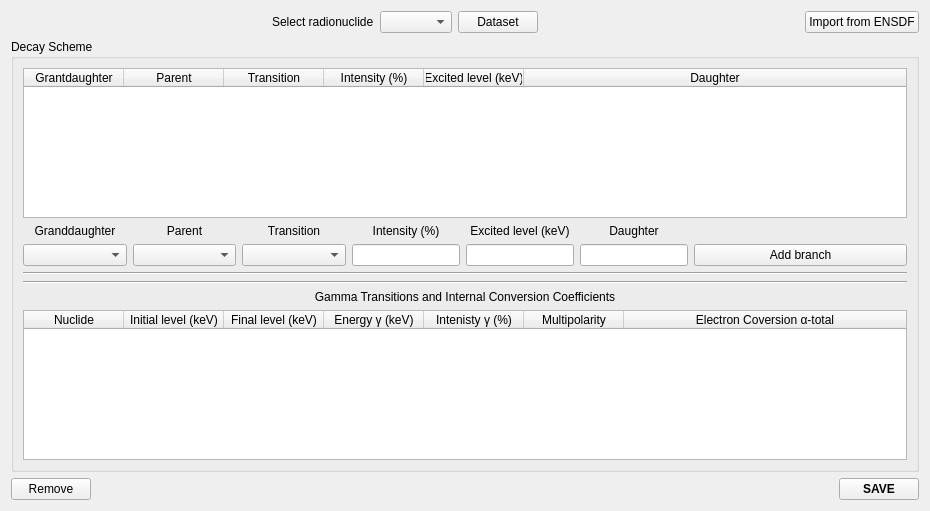
<?xml version="1.0" encoding="UTF-8"?>
<ui version="4.0">
 <class>FormDashboard</class>
 <widget class="QWidget" name="FormDashboard">
  <property name="geometry">
   <rect>
    <x>0</x>
    <y>0</y>
    <width>930</width>
    <height>511</height>
   </rect>
  </property>
  <property name="windowTitle">
   <string>Form</string>
  </property>
  <layout class="QVBoxLayout" name="verticalLayout_2">
   <item>
    <layout class="QGridLayout" name="gridLayout">
     <item row="0" column="3">
      <widget class="QPushButton" name="pushButton_nuclideDataset">
       <property name="text">
        <string>Dataset</string>
       </property>
      </widget>
     </item>
     <item row="0" column="5">
      <widget class="QPushButton" name="pushButton_importENSDF">
       <property name="text">
        <string>Import from ENSDF</string>
       </property>
      </widget>
     </item>
     <item row="0" column="1">
      <widget class="QLabel" name="label">
       <property name="text">
        <string>Select radionuclide</string>
       </property>
      </widget>
     </item>
     <item row="0" column="0">
      <spacer name="horizontalSpacer">
       <property name="orientation">
        <enum>Qt::Horizontal</enum>
       </property>
       <property name="sizeHint" stdset="0">
        <size>
         <width>40</width>
         <height>20</height>
        </size>
       </property>
      </spacer>
     </item>
     <item row="0" column="2">
      <widget class="QComboBox" name="comboBox_schemeRadionuclide"/>
     </item>
     <item row="0" column="4">
      <spacer name="horizontalSpacer_2">
       <property name="orientation">
        <enum>Qt::Horizontal</enum>
       </property>
       <property name="sizeHint" stdset="0">
        <size>
         <width>40</width>
         <height>20</height>
        </size>
       </property>
      </spacer>
     </item>
    </layout>
   </item>
   <item>
    <widget class="QGroupBox" name="groupBox">
     <property name="title">
      <string>Decay Scheme</string>
     </property>
     <layout class="QVBoxLayout" name="verticalLayout">
      <item>
       <widget class="QTableWidget" name="tableWidget_branches">
        <property name="editTriggers">
         <set>QAbstractItemView::NoEditTriggers</set>
        </property>
        <property name="selectionMode">
         <enum>QAbstractItemView::SingleSelection</enum>
        </property>
        <property name="selectionBehavior">
         <enum>QAbstractItemView::SelectRows</enum>
        </property>
        <attribute name="horizontalHeaderMinimumSectionSize">
         <number>100</number>
        </attribute>
        <attribute name="horizontalHeaderHighlightSections">
         <bool>false</bool>
        </attribute>
        <attribute name="horizontalHeaderStretchLastSection">
         <bool>true</bool>
        </attribute>
        <column>
         <property name="text">
          <string>Grantdaughter</string>
         </property>
        </column>
        <column>
         <property name="text">
          <string>Parent</string>
         </property>
        </column>
        <column>
         <property name="text">
          <string>Transition</string>
         </property>
        </column>
        <column>
         <property name="text">
          <string>Intensity (%)</string>
         </property>
        </column>
        <column>
         <property name="text">
          <string>Excited level (keV)</string>
         </property>
        </column>
        <column>
         <property name="text">
          <string>Daughter</string>
         </property>
        </column>
       </widget>
      </item>
      <item>
       <layout class="QGridLayout" name="gridLayout_2">
        <item row="0" column="1">
         <widget class="QLabel" name="label_3">
          <property name="text">
           <string>Parent</string>
          </property>
          <property name="alignment">
           <set>Qt::AlignBottom|Qt::AlignHCenter</set>
          </property>
         </widget>
        </item>
        <item row="1" column="2">
         <widget class="QComboBox" name="comboBox_transition">
          <property name="sizePolicy">
           <sizepolicy hsizetype="Preferred" vsizetype="Fixed">
            <horstretch>0</horstretch>
            <verstretch>0</verstretch>
           </sizepolicy>
          </property>
          <property name="currentIndex">
           <number>-1</number>
          </property>
          <property name="sizeAdjustPolicy">
           <enum>QComboBox::AdjustToContents</enum>
          </property>
         </widget>
        </item>
        <item row="0" column="0">
         <widget class="QLabel" name="label_2">
          <property name="text">
           <string>Granddaughter</string>
          </property>
          <property name="alignment">
           <set>Qt::AlignBottom|Qt::AlignHCenter</set>
          </property>
         </widget>
        </item>
        <item row="1" column="5">
         <widget class="QLineEdit" name="lineEdit_daughter">
          <property name="sizePolicy">
           <sizepolicy hsizetype="Preferred" vsizetype="Fixed">
            <horstretch>0</horstretch>
            <verstretch>0</verstretch>
           </sizepolicy>
          </property>
          <property name="minimumSize">
           <size>
            <width>80</width>
            <height>0</height>
           </size>
          </property>
          <property name="alignment">
           <set>Qt::AlignCenter</set>
          </property>
          <property name="readOnly">
           <bool>false</bool>
          </property>
         </widget>
        </item>
        <item row="2" column="0" colspan="8">
         <widget class="Line" name="line">
          <property name="orientation">
           <enum>Qt::Horizontal</enum>
          </property>
         </widget>
        </item>
        <item row="0" column="2">
         <widget class="QLabel" name="label_4">
          <property name="text">
           <string>Transition</string>
          </property>
          <property name="alignment">
           <set>Qt::AlignBottom|Qt::AlignHCenter</set>
          </property>
         </widget>
        </item>
        <item row="0" column="3">
         <widget class="QLabel" name="label_5">
          <property name="text">
           <string>Intensity (%)</string>
          </property>
          <property name="alignment">
           <set>Qt::AlignBottom|Qt::AlignHCenter</set>
          </property>
         </widget>
        </item>
        <item row="0" column="5">
         <widget class="QLabel" name="label_6">
          <property name="text">
           <string>Daughter</string>
          </property>
          <property name="alignment">
           <set>Qt::AlignBottom|Qt::AlignHCenter</set>
          </property>
         </widget>
        </item>
        <item row="1" column="3">
         <widget class="QLineEdit" name="lineEdit_intensity">
          <property name="sizePolicy">
           <sizepolicy hsizetype="Preferred" vsizetype="Fixed">
            <horstretch>0</horstretch>
            <verstretch>0</verstretch>
           </sizepolicy>
          </property>
          <property name="alignment">
           <set>Qt::AlignCenter</set>
          </property>
         </widget>
        </item>
        <item row="1" column="0">
         <widget class="QComboBox" name="comboBox_granddaughter">
          <property name="sizePolicy">
           <sizepolicy hsizetype="Preferred" vsizetype="Fixed">
            <horstretch>0</horstretch>
            <verstretch>0</verstretch>
           </sizepolicy>
          </property>
          <property name="minimumSize">
           <size>
            <width>80</width>
            <height>0</height>
           </size>
          </property>
          <property name="sizeAdjustPolicy">
           <enum>QComboBox::AdjustToContents</enum>
          </property>
         </widget>
        </item>
        <item row="1" column="1">
         <widget class="QComboBox" name="comboBox_parent">
          <property name="sizePolicy">
           <sizepolicy hsizetype="Preferred" vsizetype="Fixed">
            <horstretch>0</horstretch>
            <verstretch>0</verstretch>
           </sizepolicy>
          </property>
          <property name="minimumSize">
           <size>
            <width>80</width>
            <height>0</height>
           </size>
          </property>
          <property name="sizeAdjustPolicy">
           <enum>QComboBox::AdjustToContents</enum>
          </property>
         </widget>
        </item>
        <item row="1" column="4">
         <widget class="QLineEdit" name="lineEdit_exitedLevel">
          <property name="sizePolicy">
           <sizepolicy hsizetype="Preferred" vsizetype="Fixed">
            <horstretch>0</horstretch>
            <verstretch>0</verstretch>
           </sizepolicy>
          </property>
          <property name="minimumSize">
           <size>
            <width>80</width>
            <height>0</height>
           </size>
          </property>
          <property name="alignment">
           <set>Qt::AlignCenter</set>
          </property>
          <property name="readOnly">
           <bool>false</bool>
          </property>
         </widget>
        </item>
        <item row="0" column="4">
         <widget class="QLabel" name="label_exitedLevel">
          <property name="text">
           <string>Excited level (keV)</string>
          </property>
          <property name="alignment">
           <set>Qt::AlignBottom|Qt::AlignHCenter</set>
          </property>
         </widget>
        </item>
        <item row="1" column="6" colspan="2">
         <widget class="QPushButton" name="pushButton_addBranch">
          <property name="sizePolicy">
           <sizepolicy hsizetype="Expanding" vsizetype="Fixed">
            <horstretch>0</horstretch>
            <verstretch>0</verstretch>
           </sizepolicy>
          </property>
          <property name="text">
           <string>Add branch</string>
          </property>
         </widget>
        </item>
       </layout>
      </item>
      <item>
       <widget class="Line" name="line_2">
        <property name="orientation">
         <enum>Qt::Horizontal</enum>
        </property>
       </widget>
      </item>
      <item>
       <widget class="QLabel" name="label_7">
        <property name="text">
         <string>Gamma Transitions and Internal Conversion Coefficients</string>
        </property>
        <property name="alignment">
         <set>Qt::AlignCenter</set>
        </property>
       </widget>
      </item>
      <item>
       <widget class="QTableWidget" name="tableWidget_gammaEmissions">
        <property name="selectionMode">
         <enum>QAbstractItemView::SingleSelection</enum>
        </property>
        <property name="selectionBehavior">
         <enum>QAbstractItemView::SelectRows</enum>
        </property>
        <attribute name="horizontalHeaderStretchLastSection">
         <bool>true</bool>
        </attribute>
        <column>
         <property name="text">
          <string>Nuclide</string>
         </property>
        </column>
        <column>
         <property name="text">
          <string>Initial level (keV)</string>
         </property>
        </column>
        <column>
         <property name="text">
          <string>Final level (keV)</string>
         </property>
        </column>
        <column>
         <property name="text">
          <string>Energy γ (keV)</string>
         </property>
        </column>
        <column>
         <property name="text">
          <string>Intenisty γ (%)</string>
         </property>
        </column>
        <column>
         <property name="text">
          <string>Multipolarity</string>
         </property>
        </column>
        <column>
         <property name="text">
          <string>Electron Coversion α-total</string>
         </property>
        </column>
       </widget>
      </item>
     </layout>
    </widget>
   </item>
   <item>
    <layout class="QHBoxLayout" name="horizontalLayout">
     <item>
      <widget class="QPushButton" name="pushButton_remove">
       <property name="text">
        <string>Remove</string>
       </property>
      </widget>
     </item>
     <item>
      <spacer name="horizontalSpacer_4">
       <property name="orientation">
        <enum>Qt::Horizontal</enum>
       </property>
       <property name="sizeHint" stdset="0">
        <size>
         <width>678</width>
         <height>20</height>
        </size>
       </property>
      </spacer>
     </item>
     <item>
      <widget class="QPushButton" name="pushButton_save">
       <property name="font">
        <font>
         <bold>true</bold>
        </font>
       </property>
       <property name="text">
        <string>SAVE</string>
       </property>
      </widget>
     </item>
    </layout>
   </item>
  </layout>
 </widget>
 <resources/>
 <connections/>
</ui>
